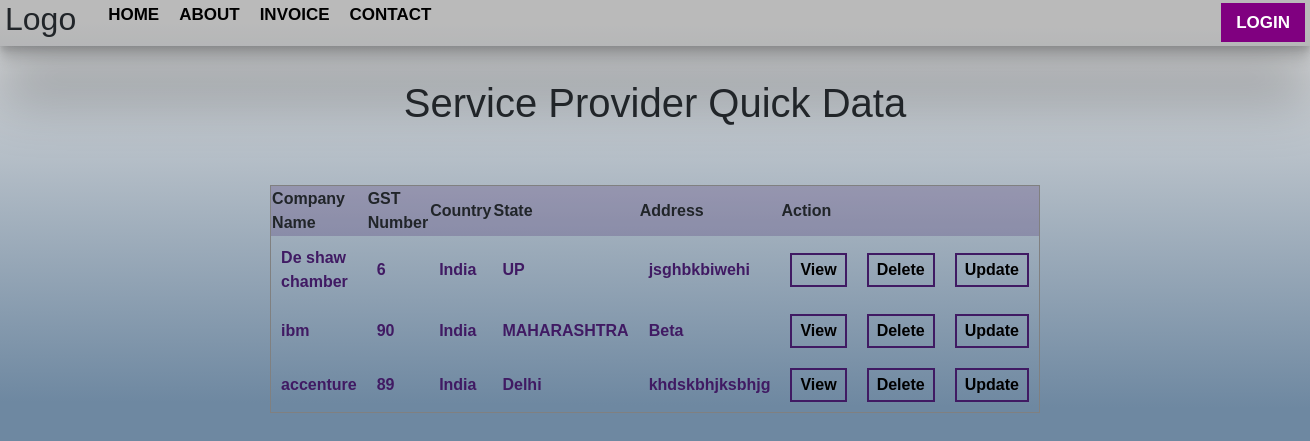
The page /view-client/ on the database its author committed.
### myInvoice/models.py (models this page shows, shortened)
class Client(models.Model):
    comp_name = models.CharField(max_length=50)
    gst = models.IntegerField()
    country = models.CharField(max_length=30)
    state = models.CharField(max_length=30)
    address = models.CharField(max_length=100)
    class Meta:
        db_table = 'clients'

### myInvoice/views.py (the view)
# urls.py: path('view-client/', viewClient, name='viewClient'),
def viewClient(request):
    queryset = Client.objects.all()
    return render(request, 'viewClient.html', {'viewClient': queryset})

### myInvoice/templates/viewClient.html
{% extends "base.html" %}
{% block body %}
<div class="provider">
    <h1>Service Provider Quick Data</h1>
    <div class="provider-data">
        <table border="1px">
            <tr>
                <th>Company Name</th>
                <th>GST Number</th>
                <th>Country</th>
                <th>State</th>
                <th>Address</th>
                <th>Action</th>
            </tr>
            {% for i in viewClient %}
            <tr>
                <td>{{i.comp_name}}</td>
                <td>{{i.gst}}</td>
                <td>{{i.country}}</td>
                <td>{{i.state}}</td>
                <td>{{i.address}}</td>
                <td>
                    <div class="client-btn">
                        <a href="/show_client/{{i.id}}" class="delete-btn">View</a>
                        <a href="/delete_client/{{i.id}}" class="delete-btn">Delete</a>
                        <a href="/update_client/{{i.id}}" class="update-btn">Update</a>
                    </div>
                </td>
            </tr>
            {% endfor %}
        </table>
    </div>
</div>
{% endblock body %}

### myInvoice/static/css/main.css (style rules this page uses)
body { padding: 0; margin: 0; box-sizing: border-box; font-family: sans-serif; background: linear-gradient(180.3deg, rgb(221, 221, 221) 5.5%, rgb(110, 136, 161) 90.2%); }
a { text-decoration: none; color: black; }
.client-btn { display: flex; gap: 20px; }
.provider { display: flex; justify-content: center; align-items: center; height: 50vh; flex-direction: column; }
.provider-data { margin-top: 50px; }
table { width: 600px; }
table th { height: 50px; background-color: rgba(64, 26, 99, 0.219); }
table td { height: 30px; width: 100px; padding: 10px; color: rgb(64, 26, 99); font-weight: bold; font-size: 16px; }
.delete-btn, .update-btn { border: 2px solid rgb(64, 26, 99); padding: 3px 8px; }

### rows shown on the page
Client: comp_name "De shaw chamber", gst "6", country "India", state "UP", address "jsghbkbiwehi"
Client: comp_name "ibm", gst "90", country "India", state "MAHARASHTRA", address "Beta"
Client: comp_name "accenture", gst "89", country "India", state "Delhi", address "khdskbhjksbhjg"
